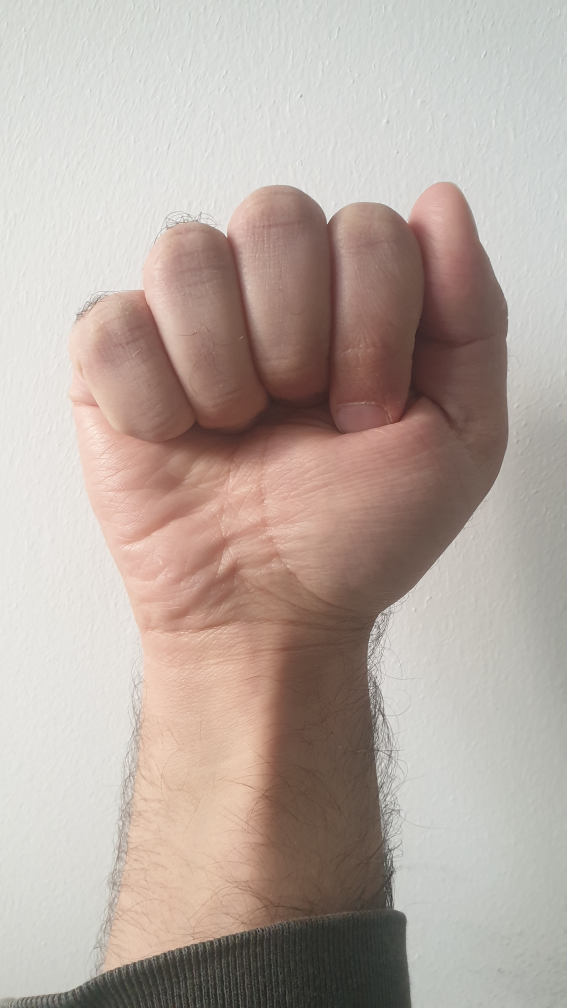
#> input picture Images/20230220_084429.jpg, 2268 x 4032 px, given in place of the camera (shown at 1/4 size)
$ python test.py   (older library calls are emulated)
#> lines starting #> are read from the running program, lines starting #| are printed output that depends on the picture; after the words box and inside, x2 and y2 are one past the last pixel; in counts of white or black regions, pixels touching at a corner belong together
# [147 lines of commented-out code are left out]

import tensorflow as tf
import numpy as np
from PIL import Image
import cv2
import imutils

# global variables
bg = None

# [7 lines left out: function resizeImage, not called in this run]

def run_avg(image, aWeight):
    global bg
    # initialize the background
    if bg is None:
        bg = image.copy().astype("float")
        return

    # compute weighted average, accumulate it and update the background
    cv2.accumulateWeighted(image, bg, aWeight)

# [23 lines left out: function segment, not called in this run]

def main():
    # initialize weight for running average
    aWeight = 0.5

    # get the reference to the webcam
    camera = cv2.VideoCapture(0)

    # region of interest (ROI) coordinates
    top, right, bottom, left = 10, 350, 225, 590

    # initialize num of frames
    num_frames = 0
    start_recording = False

    # keep looping, until interrupted
    while(True):
        # get the current frame
        (grabbed, frame) = camera.read()
#> frame is the input picture: shape (4032, 2268, 3); mean B, G, R 161.8, 169.8, 183.4

        # resize the frame
        frame = imutils.resize(frame, width = 700)
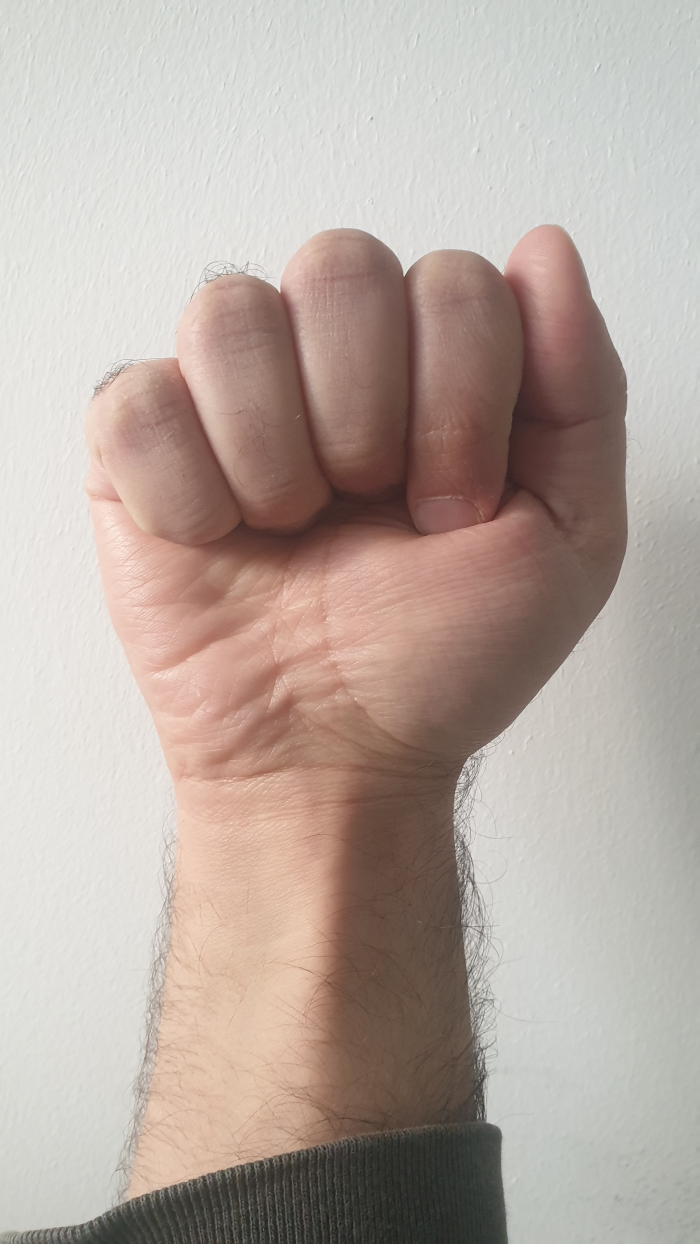
#> frame: shape (1244, 700, 3); mean B, G, R 161.8, 169.8, 183.4

        # flip the frame so that it is not the mirror view
        frame = cv2.flip(frame, 1)
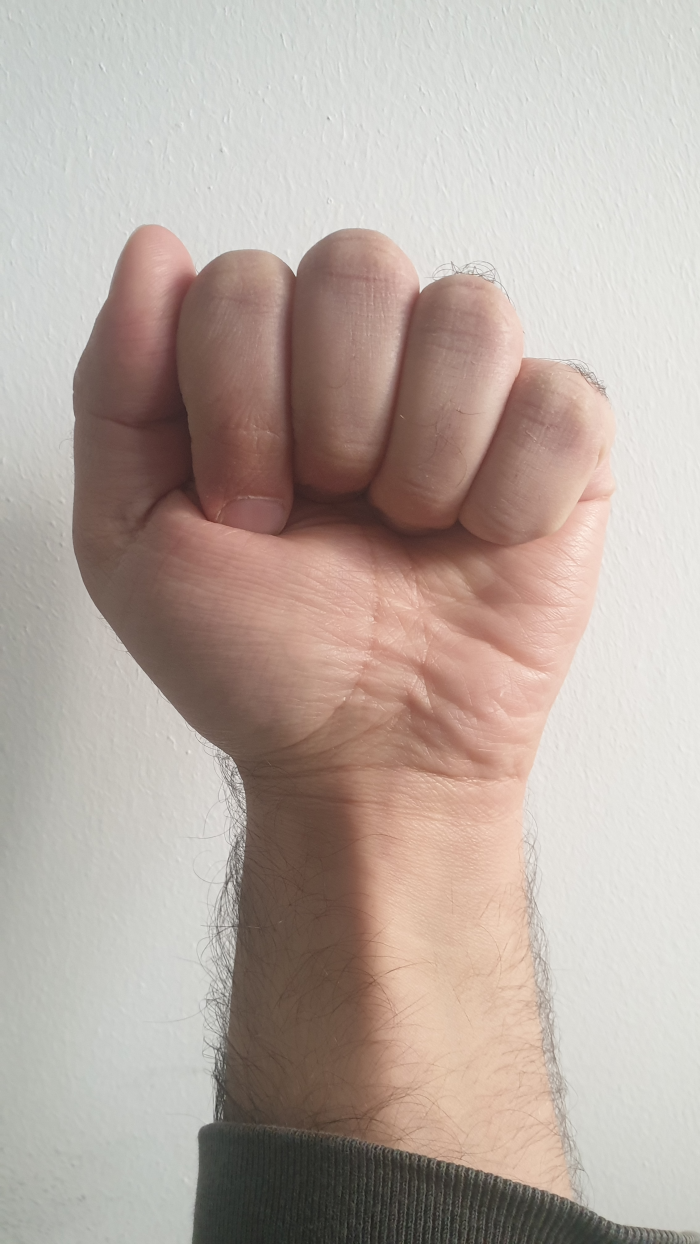
#> frame: shape (1244, 700, 3); mean B, G, R 161.8, 169.8, 183.4

        # clone the frame
        clone = frame.copy()

        # get the height and width of the frame
        (height, width) = frame.shape[:2]
#> height = 1244; width = 700

        # get the ROI
        roi = frame[top:bottom, right:left]
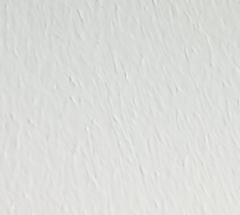
#> roi: shape (215, 240, 3); mean B, G, R 218.1, 221.1, 219.8

        # convert the roi to grayscale and blur it
        gray = cv2.cvtColor(roi, cv2.COLOR_BGR2GRAY)
        gray = cv2.GaussianBlur(gray, (7, 7), 0)

        # to get the background, keep looking till a threshold is reached
        # so that our running average model gets calibrated
        if num_frames < 30:
            run_avg(gray, aWeight)
        else:
            # segment the hand region
            hand = segment(gray)

            # check whether hand region is segmented
            if hand is not None:
                # if yes, unpack the thresholded image and
                # segmented region
                (thresholded, segmented) = hand

                # draw the segmented region and display the frame
                cv2.drawContours(clone, [segmented + (right, top)], -1, (0, 0, 255))
                if start_recording:
                    cv2.imwrite('Temp.png', thresholded)
                    resizeImage('Temp.png')
                    predictedClass, confidence = getPredictedClass()
                    showStatistics(predictedClass, confidence)
                cv2.imshow("Thesholded", thresholded)

        # draw the segmented hand
        cv2.rectangle(clone, (left, top), (right, bottom), (0,255,0), 2)
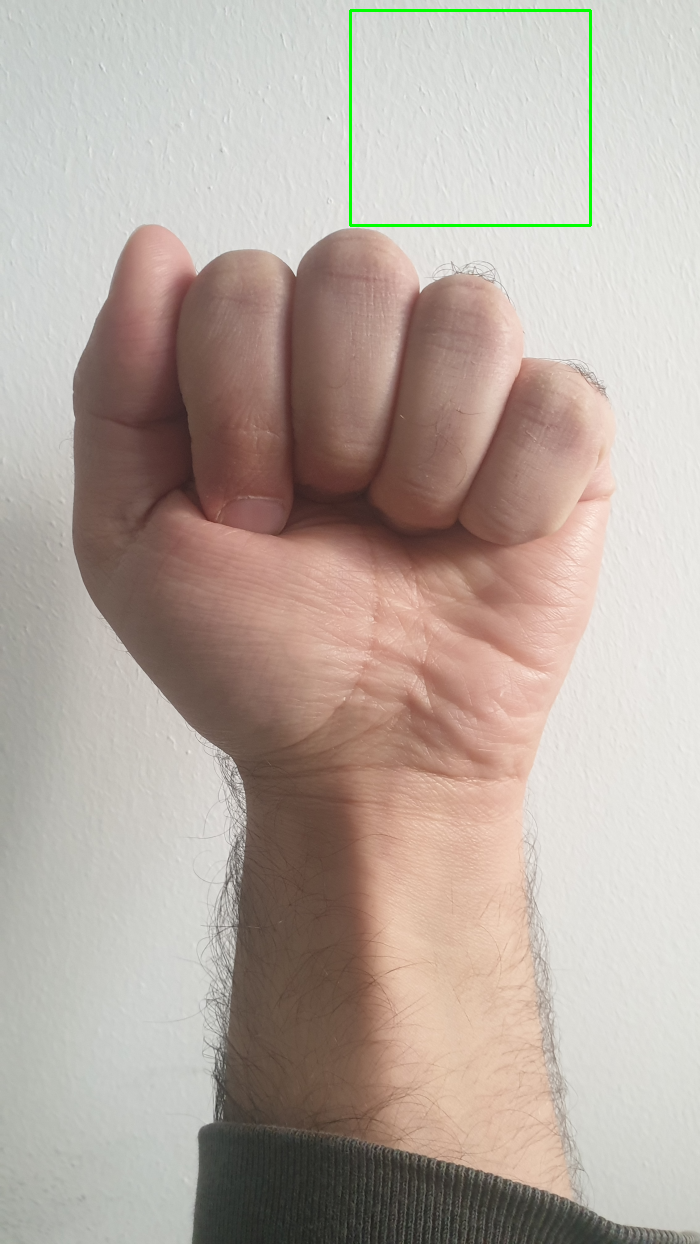
#> clone: shape (1244, 700, 3); 0.31% of pixels changed, all inside (x1, y1, x2, y2) = (349, 9, 592, 227)

        # increment the number of frames
        num_frames += 1

        # display the frame with segmented hand
        cv2.imshow("Video Feed", clone)

        # observe the keypress by the user
        keypress = cv2.waitKey(1) & 0xFF
#> (key q is pressed here)

        # if the user pressed "q", then stop looping
        if keypress == ord("q"):
            cv2.destroyAllWindows()
            camera.release()
            break

        if keypress == ord("s"):
            start_recording = True

# [49 lines left out: functions getPredictedClass, showStatistics, not called in this run]


main()

$ run again, on Images/20230220_084435.jpg
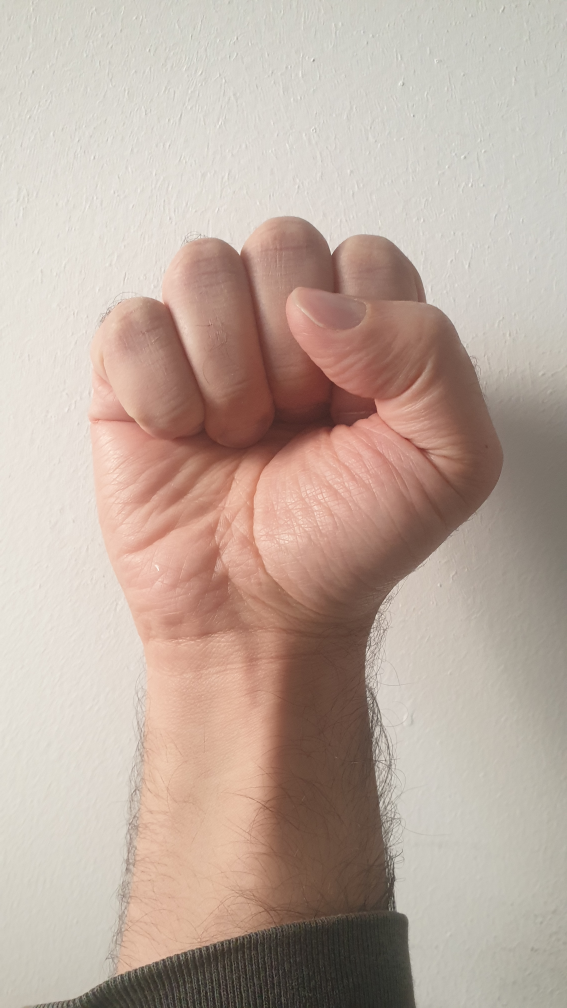
#> input picture Images/20230220_084435.jpg, 2268 x 4032 px, given in place of the camera (shown at 1/4 size)
#> in main, frame is the input picture: shape (4032, 2268, 3); mean B, G, R 159.5, 170.9, 189.2
#> in main, `roi = frame[top:bottom, right:left]`:
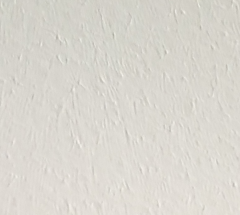
#> roi: shape (215, 240, 3); mean B, G, R 207.4, 214.8, 217.9
#> in main, `cv2.rectangle(clone, (left, top), (right, bottom), (0,255,0), 2)`:
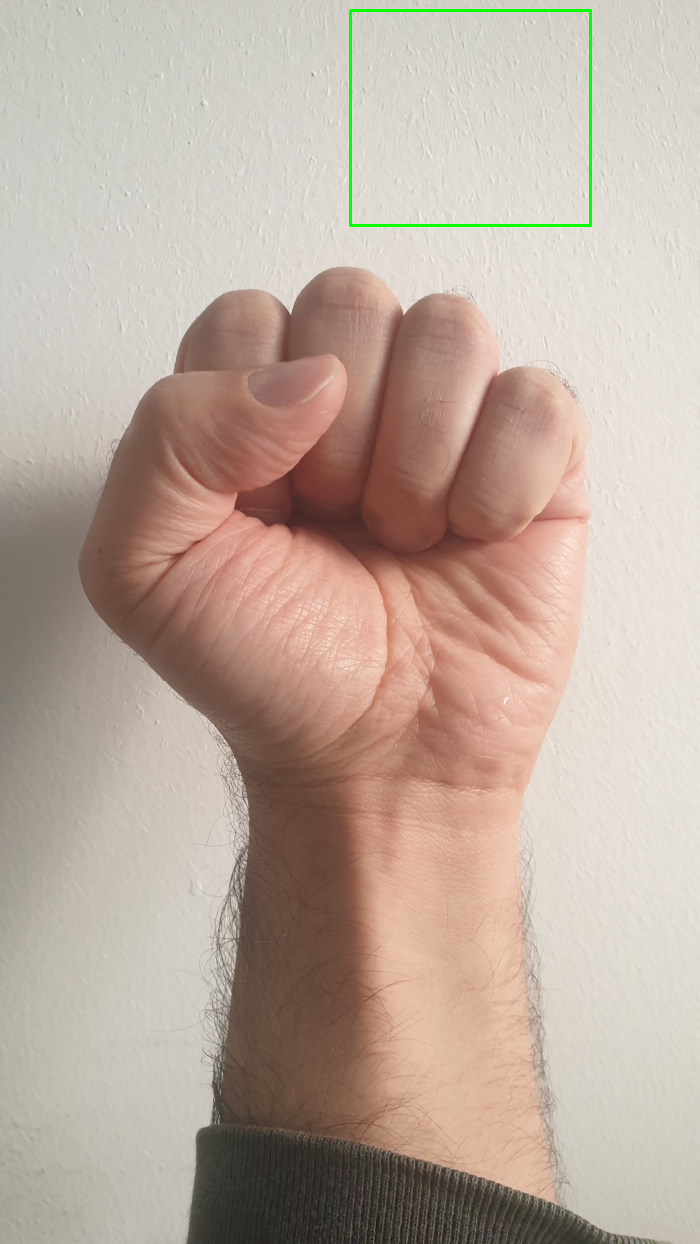
#> clone: shape (1244, 700, 3); mean B, G, R 158.9, 171.1, 188.5

$ run again, on Images/20230220_084444.jpg
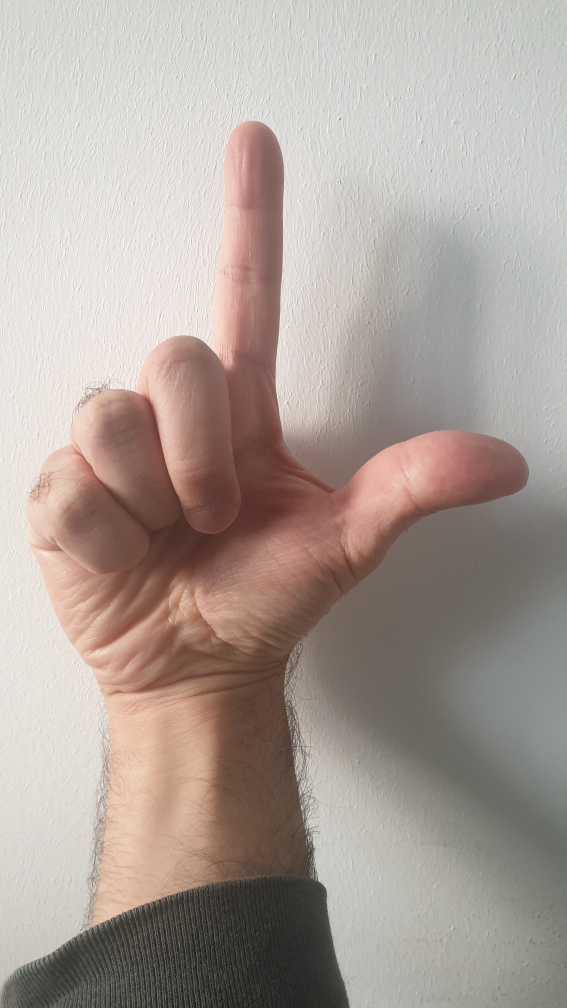
#> input picture Images/20230220_084444.jpg, 2268 x 4032 px, given in place of the camera (shown at 1/4 size)
#> in main, frame is the input picture: shape (4032, 2268, 3); mean B, G, R 153.4, 160.3, 172.2
#> in main, `gray = cv2.cvtColor(roi, cv2.COLOR_BGR2GRAY)`:
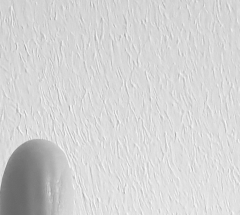
#> gray: shape (215, 240); min 104, max 249, mean 211.5
#> in main, `cv2.rectangle(clone, (left, top), (right, bottom), (0,255,0), 2)`:
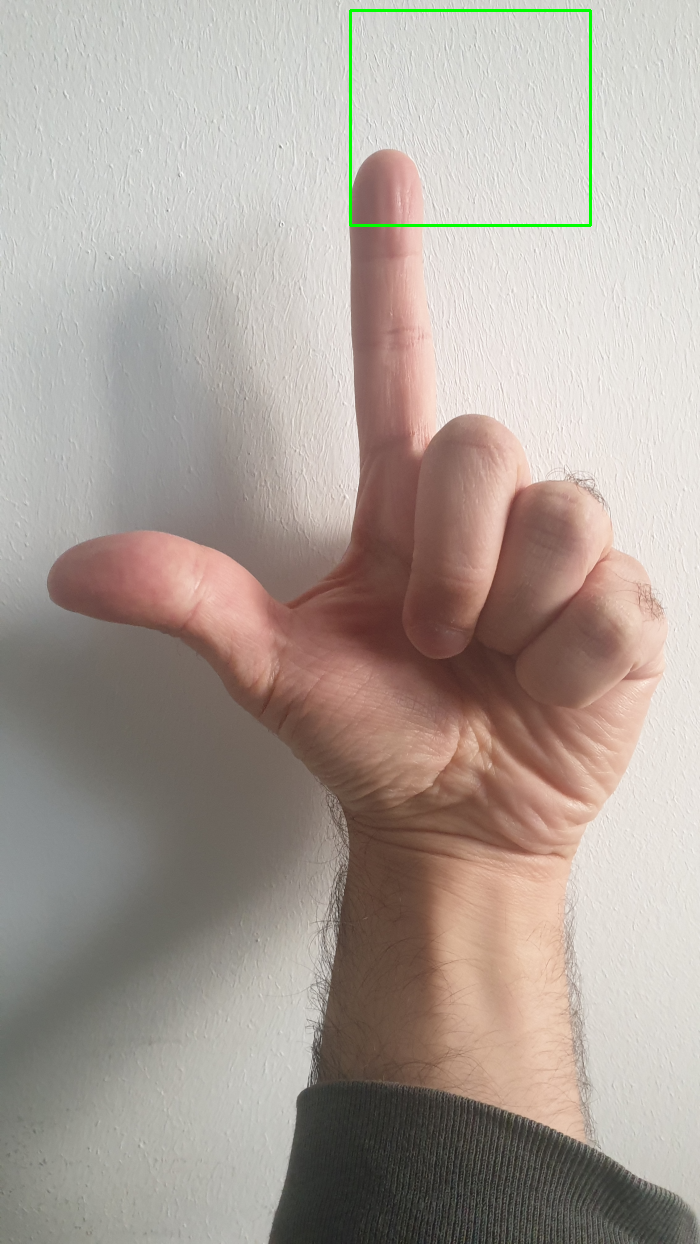
#> clone: shape (1244, 700, 3); mean B, G, R 152.7, 160.5, 171.5

$ run again, on Images/20230220_084501.jpg
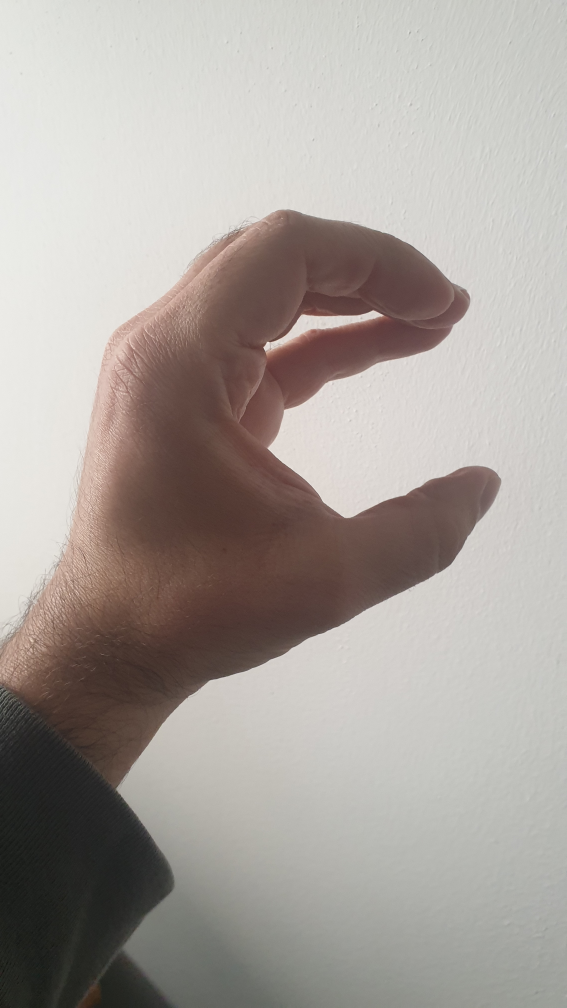
#> input picture Images/20230220_084501.jpg, 2268 x 4032 px, given in place of the camera (shown at 1/4 size)
#> in main, frame is the input picture: shape (4032, 2268, 3); mean B, G, R 156.3, 161.5, 168.5
#> in main, `frame = cv2.flip(frame, 1)`:
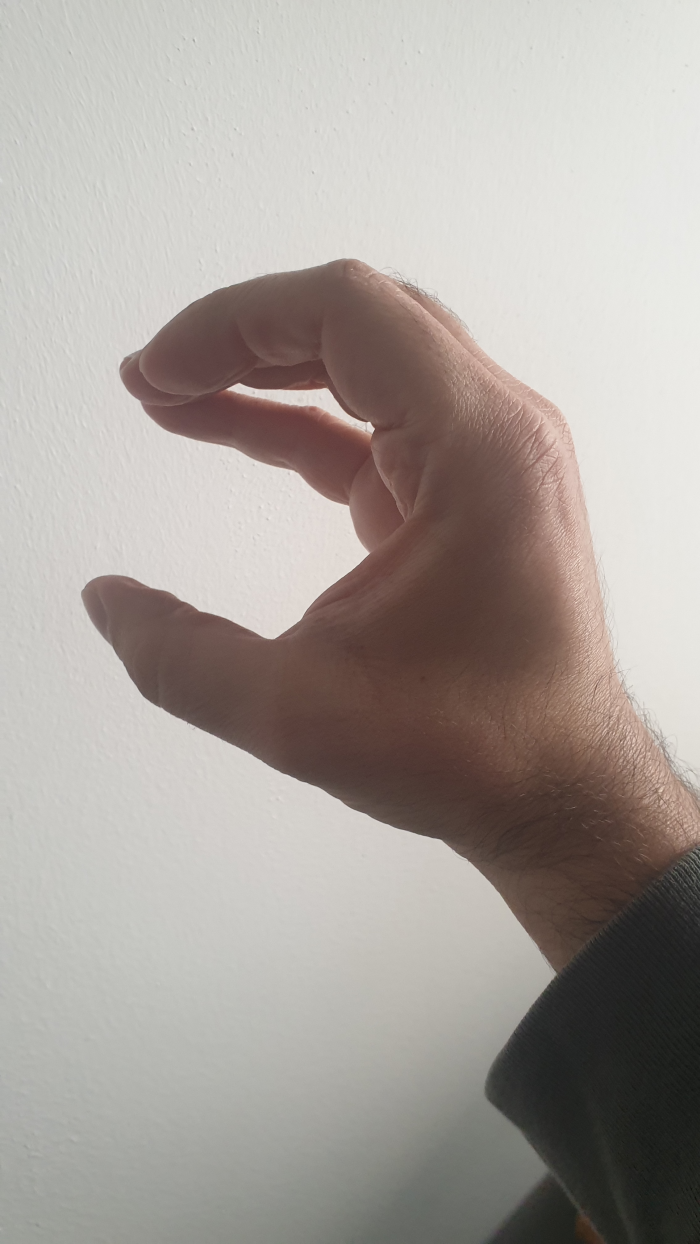
#> frame: shape (1244, 700, 3); mean B, G, R 156.3, 161.5, 168.5
#> in main, `cv2.rectangle(clone, (left, top), (right, bottom), (0,255,0), 2)`:
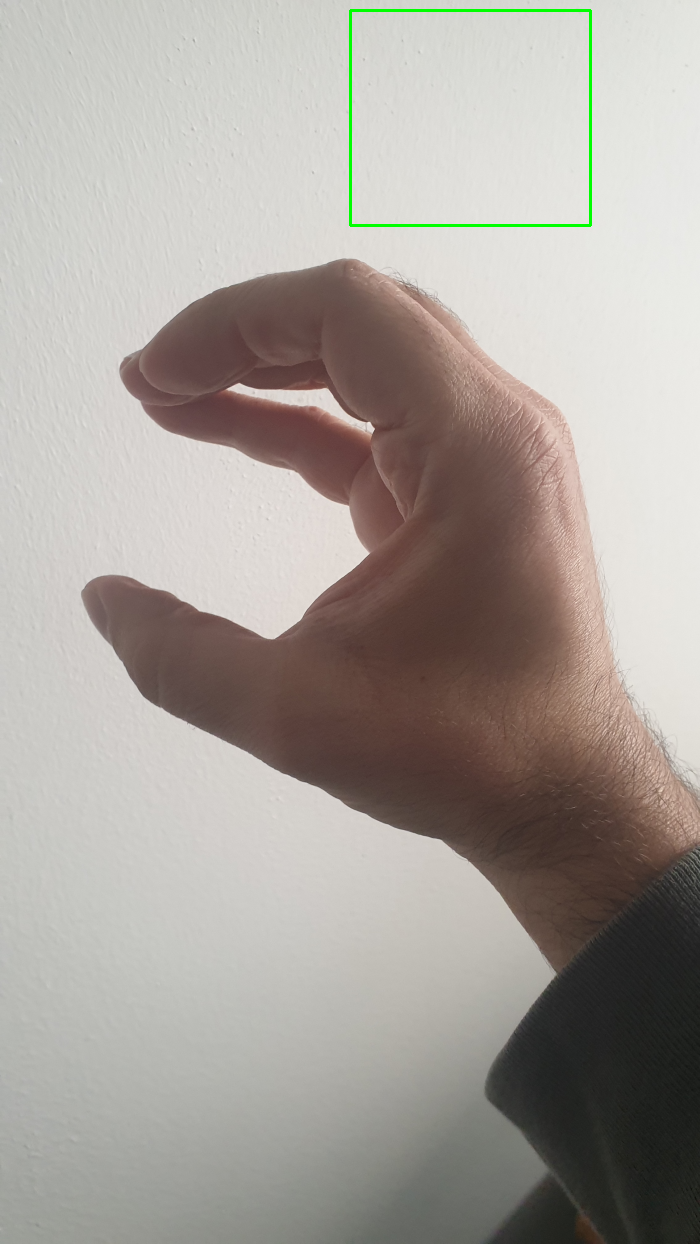
#> clone: shape (1244, 700, 3); 0.31% of pixels changed, all inside (x1, y1, x2, y2) = (349, 9, 592, 227)
